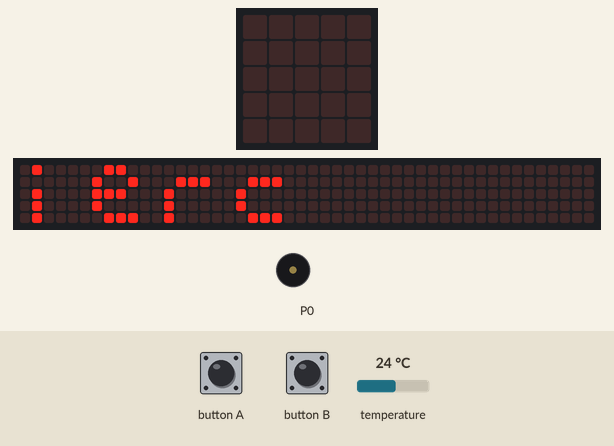
A program run on a simulated BBC micro:bit (MakeCode). On the bench: the board's 5×5 LED display, a strip that is not on the board, showing the scrolling text unrolled, buzzer (waves = sounding). Inputs (shaded band) come from the test bench; at power-on: temperature 24 °C. The 48×5 strip is a reading aid, not a part: it shows the text the display is scrolling, unrolled, one strip-width of it at a time.

Above: at 11.3 s.
13.0 s: button A pressed for 0.15 s
At 13.6 s:
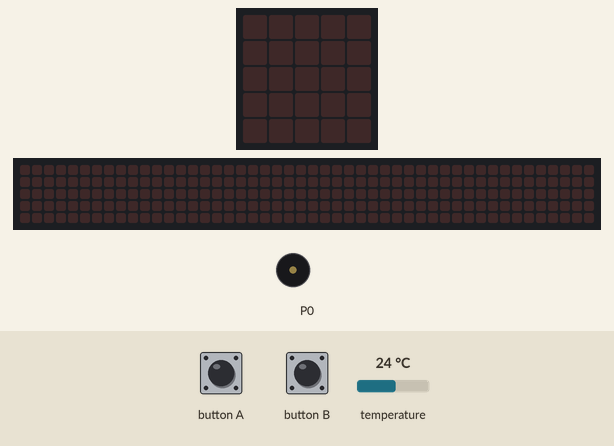
16.1 s: button B pressed for 0.15 s
At 27.5 s:
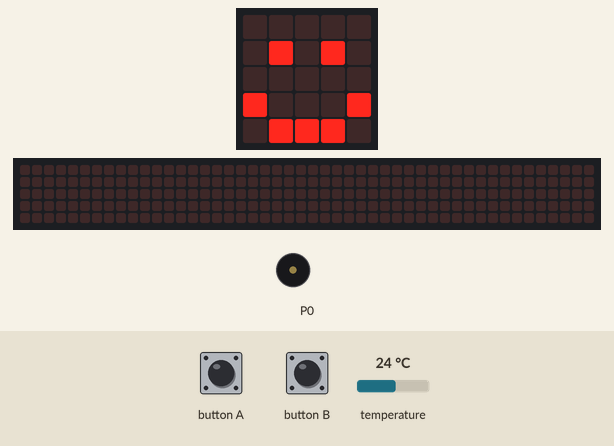
Timing chart, 0 to 27.8 s (numbered marks = the images above; inputs shaded):
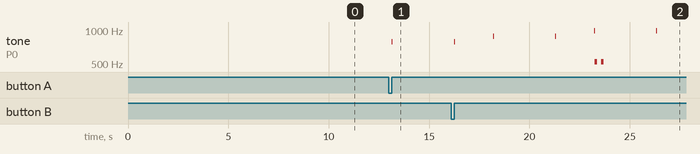

Measured:
- after the input at 13.0 s, tone on P0: silent → 784 Hz after 0.15 s, → silent 0.03 s later
- after the input at 16.1 s, the display: changes after 10.3 s (image 2)
- what the display in image 0 shows lasts 0.4 s, from 11.3 s to 11.7 s

The program:

main.ts
```typescript
function Establecer () {
    t1 = input.temperature()
    music.playTone(784, music.beat(BeatFraction.Sixteenth))
    basic.pause(5000)
    t2 = input.temperature()
    music.playTone(880, music.beat(BeatFraction.Sixteenth))
    basic.pause(5000)
    t3 = input.temperature()
    music.playTone(988, music.beat(BeatFraction.Sixteenth))
    promedio = (t1 + t2 + t3) / 3
}
input.onButtonPressed(Button.A, function () {
    Establecer()
    if (promedio > 30) {
        music.playTone(523, music.beat(BeatFraction.Double))
        music.playTone(131, music.beat(BeatFraction.Double))
    } else {
        music.playTone(523, music.beat(BeatFraction.Quarter))
        basic.pause(200)
        music.playTone(523, music.beat(BeatFraction.Quarter))
    }
})
input.onButtonPressed(Button.B, function () {
    Establecer()
    if (promedio > 30) {
        basic.showIcon(IconNames.Sad)
    } else {
        basic.showIcon(IconNames.Happy)
    }
    basic.pause(5000)
})
let t3 = 0
let t2 = 0
let t1 = 0
let promedio = 0
basic.showString("Profejavierc")
promedio = 0
t1 = 0
t2 = 0
t3 = 0
basic.forever(function () {

})
```

test.ts
```typescript
// aquí va el archivo "tests"; esto no se compilará cuando este paquete se utilice como una extensión.
```
